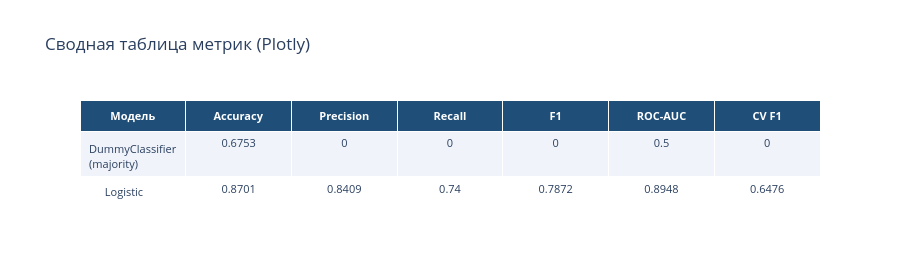

Notebook cell for this chart:
### Code cell
# Plotly: интерактивная сравнительная таблица
fig = go.Figure(data=[go.Table(
    header = dict(
        values = ['<b>Модель</b>'] + [f'<b>{m}</b>' for m in results_df.columns],
        fill_color = '#1f4e79', font = dict(color = 'white', size = 11),
        align = 'center'
    ),
    cells = dict(
        values = ([results_df.index.tolist()] +
                [results_df[col].tolist() for col in results_df.columns]),
        fill_color = [['#f0f4fa' if i % 2 == 0 else 'white'
                     for i in range(len(results_df))]] * (len(results_df.columns)+1),
        align = 'center', font_size = 11
    )
)])
fig.update_layout(title='Сводная таблица метрик (Plotly)',
                  paper_bgcolor = 'white', height = 280)
fig.show()

### Figure 1 — Plotly figure (JSON) as saved in the notebook; plotly's stock layout.template omitted (floating-point values rounded to 4 significant figures)
{"data": [{"cells": {"align": "center", "fill": {"color": [["#f0f4fa", "white", "#f0f4fa", "white", "#f0f4fa"], ["#f0f4fa", "white", "#f0f4fa", "white", "#f0f4fa"], ["#f0f4fa", "white", "#f0f4fa", "white", "#f0f4fa"], ["#f0f4fa", "white", "#f0f4fa", "white", "#f0f4fa"], ["#f0f4fa", "white", "#f0f4fa", "white", "#f0f4fa"], ["#f0f4fa", "white", "#f0f4fa", "white", "#f0f4fa"], ["#f0f4fa", "white", "#f0f4fa", "white", "#f0f4fa"]]}, "font": {"size": 11}, "values": [["DummyClassifier (majority)", "Logistic Regression", "Decision Tree", "KNN default (k=5)", "KNN best"], [0.6753, 0.8701, 0.8442, 0.7922, 0.7532], [0, 0.8409, 0.8421, 0.7812, 0.6765], [0, 0.74, 0.64, 0.5, 0.46], [0, 0.7872, 0.7273, 0.6098, 0.5476], [0.5, 0.8948, 0.8579, 0.8237, 0.7632], [0, 0.6476, 0.5682, 0.5687, 0.5888]]}, "header": {"align": "center", "fill": {"color": "#1f4e79"}, "font": {"color": "white", "size": 11}, "values": ["<b>Модель</b>", "<b>Accuracy</b>", "<b>Precision</b>", "<b>Recall</b>", "<b>F1</b>", "<b>ROC-AUC</b>", "<b>CV F1</b>"]}, "type": "table"}], "layout": {"height": 280, "paper_bgcolor": "white", "title": {"text": "Сводная таблица метрик (Plotly)"}}}
